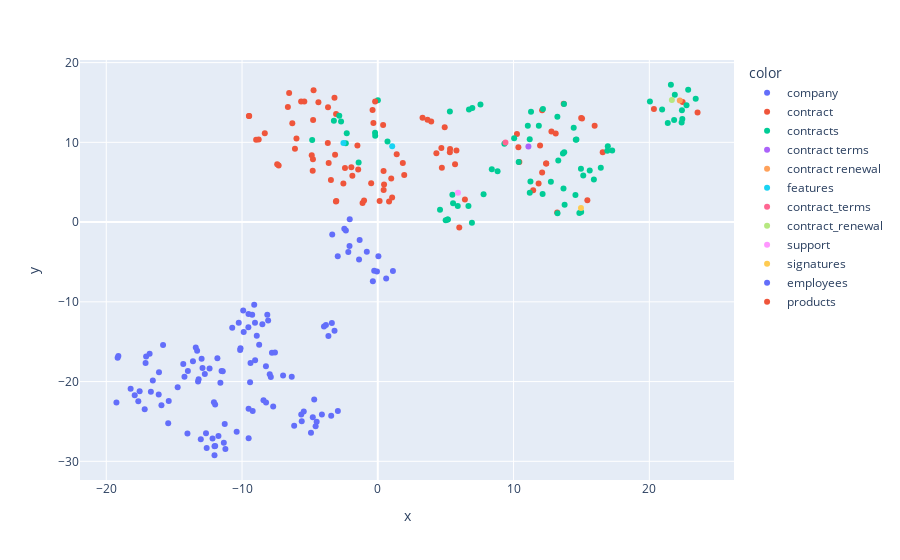

Notebook cell for this chart:
### Code cell
import plotly.express as ex
from sklearn.manifold import TSNE
import numpy as np

chroma = PersistentClient(path="revision_no_langchainDB")
collection = chroma.get_or_create_collection("docs")
result = collection.get(include=['embeddings', 'documents', 'metadatas'])
vectors = np.array(result['embeddings'])
documents = result["documents"]
metadatas = result['metadatas']


tsne = TSNE(n_components=2,random_state=42)
reduced_vectors = tsne.fit_transform(vectors)
doc_type = [m["type"] for m in metadatas]

hover_text = [f"Text:{t[:100]}" for t in documents]
er = ex.scatter(
  x=reduced_vectors[:,0],
  y=reduced_vectors[:,1],
  color=doc_type,
  hover_data = {"text":hover_text}
)

er.show()
